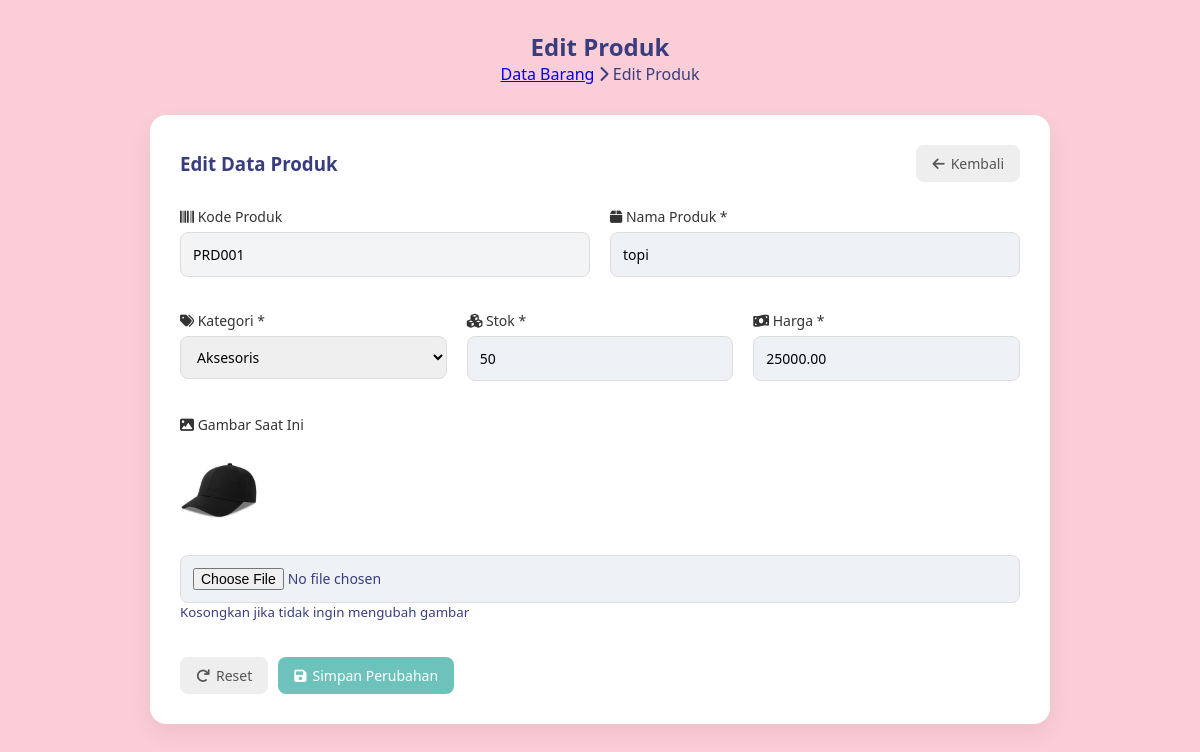
The page /edit.php?id=14 (signed in) on the database its author committed.
### tables this page shows
CREATE TABLE `produk` (
  `id` int(11) NOT NULL,
  `kode_produk` varchar(50) DEFAULT NULL,
  `nama_produk` varchar(100) NOT NULL,
  `kategori_id` varchar(100) NOT NULL,
  `harga` decimal(10,2) NOT NULL,
  `stok` int(11) NOT NULL,
  `gambar` varchar(255) DEFAULT NULL
);

### edit.php (the view, shortened to what this page needs)
<?php
include 'koneksi.php';
$id = isset($_GET['id']) ? intval($_GET['id']) : 0;
$stmt = $conn->prepare("SELECT * FROM produk WHERE id = ?");
$stmt->execute([$id]);
$produk = $stmt->fetch(PDO::FETCH_ASSOC);
include 'includes/header.php';
?>
<div class="content-wrapper">
    <main class="main-content">
        <div class="page-header">
            <h2>Edit Produk</h2>
            <div class="breadcrumb">
                <a href="index.php?page=data_barang">Data Barang</a>
                <i class="fas fa-chevron-right"></i>
                <span>Edit Produk</span>
            </div>
        </div>
        <div class="content">
            <div class="card">
                <div class="card-header">
                    <h3>Edit Data Produk</h3>
                    <a href="index.php?page=data_barang" class="btn btn-secondary">
                        <i class="fas fa-arrow-left"></i> Kembali
                    </a>
                </div>
                <div class="card-body">
                    <form method="POST" enctype="multipart/form-data" class="form-vertical">
                         <div class="form-row">
                            <div class="form-group">
                                <label><i class="fas fa-barcode"></i> Kode Produk</label>
                                <input type="text" value="<?php echo htmlspecialchars($produk['kode_produk']); ?>" readonly style="background:#f3f4f6;">
                            </div>
                            <div class="form-group">
                                <label><i class="fas fa-box"></i> Nama Produk *</label>
                                <input type="text" name="nama_produk" value="<?php echo htmlspecialchars($produk['nama_produk']); ?>" required>
                            </div>
                        </div>
                        <div class="form-row">
                            <div class="form-group">
                                <label><i class="fas fa-tags"></i> Kategori *</label>
                                <select name="kategori_id" required>
                                    <option value="Aksesoris" <?php echo $produk['kategori_id'] == 'Aksesoris' ? 'selected' : ''; ?>>Aksesoris</option>
                                </select>
                            </div>
                            <div class="form-group">
                                <label><i class="fas fa-cubes"></i> Stok *</label>
                                <input type="number" name="stok" value="<?php echo $produk['stok']; ?>" min="0" required>
                            </div>
                            <div class="form-group">
                                <label><i class="fas fa-money-bill-wave"></i> Harga *</label>
                                <input type="number" name="harga" value="<?php echo $produk['harga']; ?>" min="0" required>
                            </div>
                        </div>
                        <div class="form-row">
                            <div class="form-group">
                                <label><i class="fas fa-image"></i> Gambar Saat Ini</label>
                                <?php if ($produk['gambar'] && file_exists('uploads/' . $produk['gambar'])): ?>
                                    <div>
                                        <img src="uploads/<?php echo $produk['gambar']; ?>" style="max-width:100px; max-height:100px; border-radius:8px;">
                                    </div>
                                <?php else: ?>
                                    <p><em>Tidak ada gambar</em></p>
                                <?php endif; ?>
                                <input type="file" name="gambar" accept="image/jpeg,image/png,image/gif" style="margin-top:10px;">
                                <small>Kosongkan jika tidak ingin mengubah gambar</small>
                            </div>
                        </div>
                        <div class="form-actions">
                            <button type="reset" class="btn btn-secondary"><i class="fas fa-redo"></i> Reset</button>
                            <button type="submit" class="btn btn-primary"><i class="fas fa-save"></i> Simpan Perubahan</button>
                        </div>
                    </form>
                </div>
            </div>
        </div>
    </main>
</div>

### css/style.css (style rules this page uses)
* { margin:0; padding:0; box-sizing:border-box; }
body { font-family: 'Segoe UI', Tahoma, Geneva, Verdana, sans-serif; background:#fbcdd6; color:#393D7E; }
.btn-primary { background:#6DC3BB; color:white; padding:8px 15px; border-radius:8px; text-decoration:none; font-size:14px; transition:0.2s; }
.card { background:white; border-radius:16px; padding:30px; box-shadow:0 10px 25px rgba(0,0,0,0.06); margin:30px auto; max-width:900px; }
.card-header { display:flex; justify-content:space-between; align-items:center; margin-bottom:25px; }
.card-header h3 { color:#393D7E; }
.form-vertical { width:100%; }
.form-row { display:flex; gap:20px; margin-bottom:18px; }
.form-group { flex:1; display:flex; flex-direction:column; }
.form-group label { font-size:14px; margin-bottom:6px; color:#5459AC; font-weight:600; }
.form-group input, .form-group select { padding:10px 12px; border:1px solid #ddd; border-radius:8px; font-size:14px; transition:0.2s; }
.form-actions { margin-top:20px; display:flex; gap:10px; }
.btn { padding:9px 16px; border-radius:8px; border:none; cursor:pointer; font-size:14px; text-decoration:none; display:inline-flex; align-items:center; gap:6px; }
.btn-primary { background:#6DC3BB; color:white; }
.btn-secondary { background:#eee; color:#555; }
.page-header { max-width:900px; margin:30px auto; text-align:center; display:flex; flex-direction:column; align-items:center; }
.form-group { margin-bottom:18px; }
.form-group label { font-size:14px; font-weight:600; color:#F2AEBB; margin-bottom:6px; display:block; }
.form-group input { width:100%; padding:12px; border:1px solid #ddd; border-radius:8px; font-size:14px; transition:0.2s; }
* { margin:0; padding:0; box-sizing:border-box; font-family:"Segoe UI",sans-serif; }
.form-group { margin-bottom:16px; }
.form-group label { display:block; margin-bottom:6px; font-weight:500; color:#333; }
.form-group input { width:100%; padding:12px; border-radius:8px; border:1px solid #ddd; font-size:14px; background:#eef2f7; }

### rows shown on the page
produk: kode_produk "PRD001", nama_produk "topi", kategori_id "Aksesoris", stok "50", harga "25000.00", gambar (picture)
